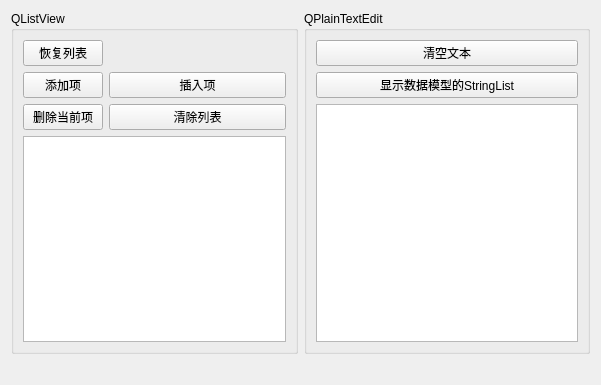
<?xml version="1.0" encoding="UTF-8"?>
<ui version="4.0">
 <class>myWidget</class>
 <widget class="QWidget" name="myWidget">
  <property name="geometry">
   <rect>
    <x>0</x>
    <y>0</y>
    <width>601</width>
    <height>385</height>
   </rect>
  </property>
  <property name="windowTitle">
   <string>myWidget</string>
  </property>
  <layout class="QGridLayout" name="gridLayout_4">
   <item row="0" column="0">
    <widget class="QGroupBox" name="groupBox">
     <property name="title">
      <string>QListView</string>
     </property>
     <layout class="QGridLayout" name="gridLayout_2">
      <item row="0" column="0">
       <layout class="QGridLayout" name="gridLayout">
        <item row="0" column="0">
         <widget class="QPushButton" name="pushButton">
          <property name="text">
           <string>恢复列表</string>
          </property>
         </widget>
        </item>
        <item row="0" column="1">
         <spacer name="horizontalSpacer">
          <property name="orientation">
           <enum>Qt::Horizontal</enum>
          </property>
          <property name="sizeHint" stdset="0">
           <size>
            <width>106</width>
            <height>20</height>
           </size>
          </property>
         </spacer>
        </item>
        <item row="1" column="0">
         <widget class="QPushButton" name="btnListAppend">
          <property name="text">
           <string>添加项</string>
          </property>
         </widget>
        </item>
        <item row="1" column="1">
         <widget class="QPushButton" name="btnListInsert">
          <property name="minimumSize">
           <size>
            <width>0</width>
            <height>0</height>
           </size>
          </property>
          <property name="text">
           <string>插入项</string>
          </property>
         </widget>
        </item>
        <item row="2" column="0">
         <widget class="QPushButton" name="btnListDel">
          <property name="text">
           <string>删除当前项</string>
          </property>
         </widget>
        </item>
        <item row="2" column="1">
         <widget class="QPushButton" name="btnListClear">
          <property name="minimumSize">
           <size>
            <width>0</width>
            <height>0</height>
           </size>
          </property>
          <property name="text">
           <string>清除列表</string>
          </property>
         </widget>
        </item>
       </layout>
      </item>
      <item row="1" column="0">
       <widget class="QListView" name="listView"/>
      </item>
     </layout>
    </widget>
   </item>
   <item row="0" column="1">
    <widget class="QGroupBox" name="groupBox_2">
     <property name="title">
      <string>QPlainTextEdit</string>
     </property>
     <layout class="QGridLayout" name="gridLayout_3">
      <item row="0" column="0">
       <widget class="QPushButton" name="btnTextClear">
        <property name="text">
         <string>清空文本</string>
        </property>
       </widget>
      </item>
      <item row="1" column="0">
       <widget class="QPushButton" name="btnTextImport">
        <property name="text">
         <string>显示数据模型的StringList</string>
        </property>
       </widget>
      </item>
      <item row="2" column="0">
       <widget class="QPlainTextEdit" name="plainTextEdit"/>
      </item>
     </layout>
    </widget>
   </item>
   <item row="1" column="0" colspan="2">
    <widget class="QLabel" name="labInfo">
     <property name="text">
      <string/>
     </property>
    </widget>
   </item>
  </layout>
 </widget>
 <resources/>
 <connections/>
</ui>
